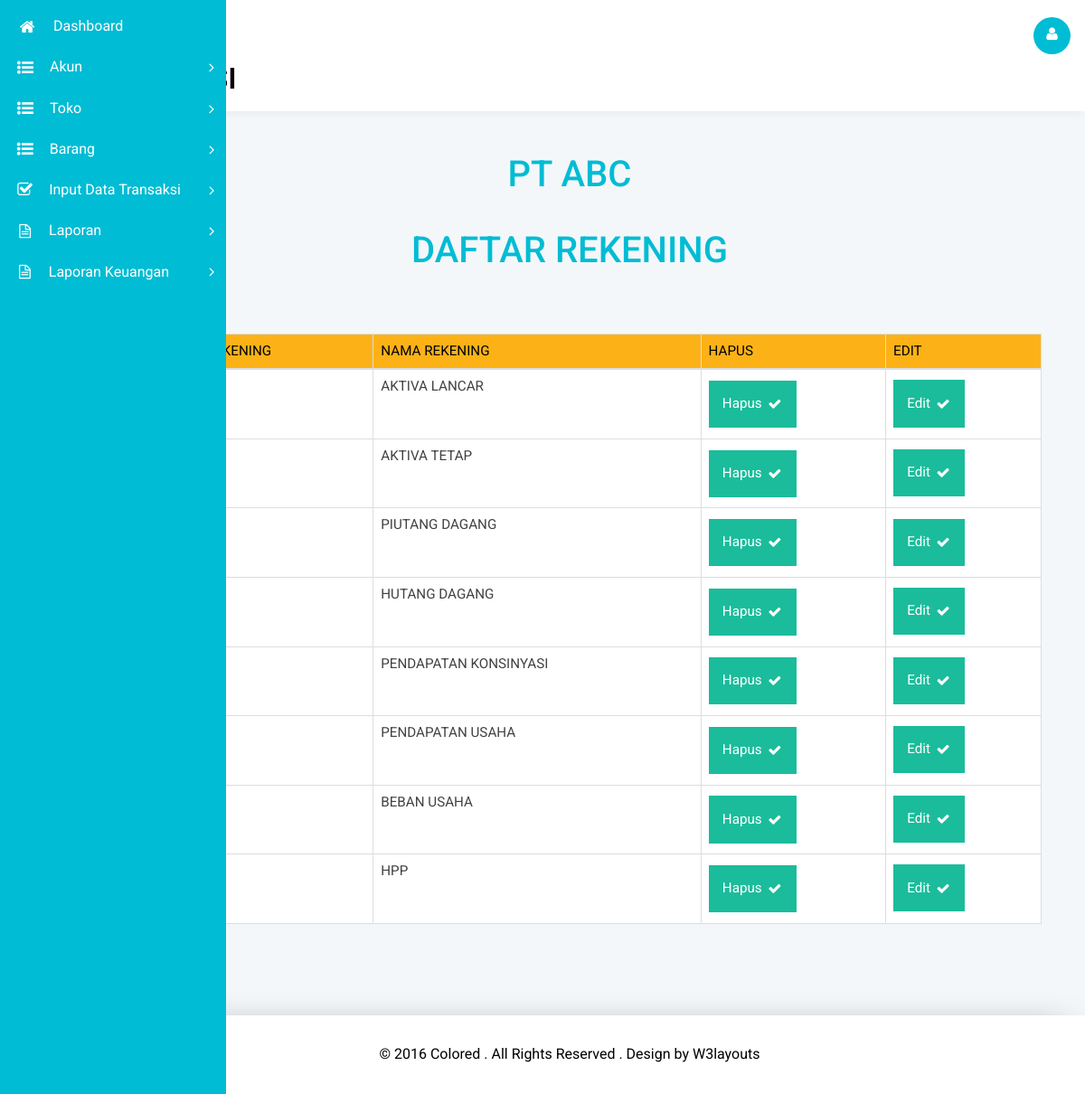
The app's page /rekening_lap.php (signed in) with its own data.
### tables this page shows
CREATE TABLE `rekening` (
  `kd_rekening` int(11) NOT NULL,
  `nm_rekening` char(30) DEFAULT NULL,
  `keterangan` char(30) DEFAULT NULL
);

### rekening_lap.php (the view, shortened to what this page needs)
<!DOCTYPE html>
<html lang="en">
<?php
include "koneksi.php";
?>
<head>
                <div class="table-heading">
                <h2> PT ABC </h2>
                    <h2> DAFTAR REKENING </h2>
    </div>
                                <?php
                                $sql_cek="select * from rekening order by kd_rekening";
                                        $query_cek = $koneksidb->query($sql_cek);
                                        $result_cek = $query_cek->num_rows;
                                        if($result_cek=='0'){
                                        echo "<center>Maaf Data Yang anda cari tidak ada <br> Silahkan Masukkan Data Terlebih Dahulu</center>";
                                         }
                                         else{
                                ?>
                <div class="agile-tables">
                    <div class="w3l-table-info">
                       <div class="table-responsive bs-example widget-shadow">
      <table class="table table-bordered">
                        <thead>
                        <tr>
            <th data-breakpoints="xs">NO</th>
            <th>Kode Rekening</th>
            <th>Nama Rekening</th>
            <th>Hapus</th>
            <th>Edit</th>
          </tr>
                        </thead>
                        <tbody>
                       <?php
                                        $no=0;
                                         while ($data = $query_cek->fetch_array()) {
                                            $no ++;
                                    ?>
                                            <tr>
                                                <td><?php echo $no; ?></td>
                                                <td><?php echo $data['kd_rekening']; ?></td>
                                                <td><?php echo $data['nm_rekening']; ?></td>
                                                <td>
                                                 <ul class="bt-list">
                                              <li><a href=delete_rekening.php?kd_rekening=<?php echo $data['kd_rekening']; ?> class="hvr-icon-fade col-7">Hapus</a></li>
                                                </ul>
                                            </td>
                                            <td>
                                                 <ul class="bt-list">
                                              <li><a href=rekening_edit.php?kd_rekening=<?php echo $data['kd_rekening']; ?> class="hvr-icon-fade col-7">Edit</a></li>
                                                </ul>
                                            </td>
                                            </tr>
                                    <?php
                                         }
                                        }
                                    ?>
                        </tbody>
                      </table>
                      <a href="cetak.php" target="_blank">CETAK</a>
                    </div>
            </div>
        </div>
            </div>
        </div>
        <div class="footer">
            <p>© 2016 Colored . All Rights Reserved . Design by <a href="http://w3layouts.com/">W3layouts</a></p>
        </div>
    </section>
</body>
</html>

### css/table-style.css (style rules this page uses)
table { background: white; border-collapse: collapse; margin: 1.25em 0 0; width: 100%; }
table tr, table th, table td { border: none; border-bottom: 1px solid #e8e8e8; font-size: .95em; }
table th, table td { padding: 10px 12px; text-align: left; }
table th { background: #fcb216; color: #000000; text-transform: uppercase; }
table tr td { background: #f3faff; color: #424242; }
table tr:nth-of-type(2n+2) td { background: #ffffff; }
table { width: 100%; }
.table { margin: 30px 0; border-collapse: collapse; border-spacing: 0; empty-cells: show; border: 1px solid #e0e0e0; }
.table td, .table th { border-left: 1px solid #e0e0e0; border-width: 0 0 0 1px; font-size: inherit; margin: 0; overflow: visible; padding: 0.5em 1em; font-weight: normal; }
.table td:first-child, .table th:first-child { border-left-width: 0; }
.table thead, .table tfoot { background-color: #f05050; color: #fff; text-align: left; vertical-align: bottom; }
.table thead td, .table tfoot td, .table thead th, .table tfoot th { border-color: #fff; }
.table td { background-color: transparent; }

### records on screen
rekening: nm_rekening "AKTIVA LANCAR"
rekening: nm_rekening "AKTIVA TETAP"
rekening: nm_rekening "PIUTANG DAGANG"
rekening: nm_rekening "HUTANG DAGANG"
rekening: nm_rekening "PENDAPATAN KONSINYASI"
rekening: nm_rekening "PENDAPATAN USAHA"
rekening: nm_rekening "BEBAN USAHA"
rekening: nm_rekening "HPP"
